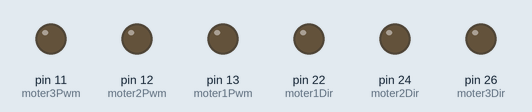
Simulated run of this sketch. Board: Arduino Mega 2560, built with avr-gcc and run on an emulated ATmega2560. Shown: output pins drawn as LEDs (lit = HIGH). What the sketch prints to the serial monitor is not drawn.

Above: at 0.05 s.
At 3.75 s:
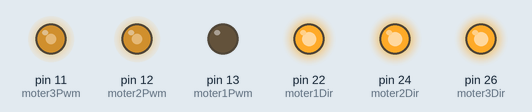
At 7.45 s:
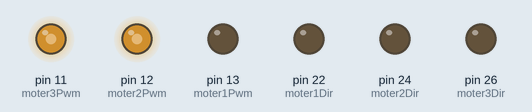
At 11.15 s:
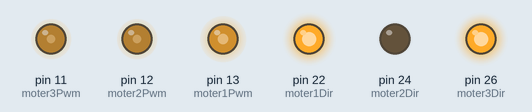
At 14.95 s:
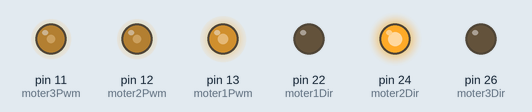
Timing chart, 0 to 19.5 s (numbered marks = the images above):
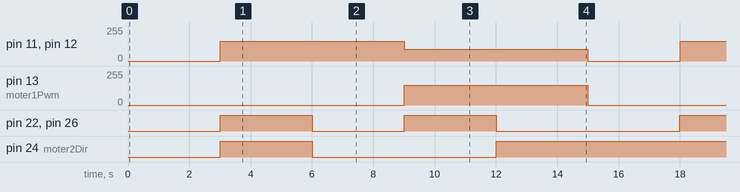

Measured:
- by itself, pin 11 (moter3Pwm), pin 12 (moter2Pwm): repeats every 15.0 s: 90/255 6.0 s, 0/255 3.0 s, 150/255 6.0 s
- by itself, pin 13 (moter1Pwm): alternates 150/255 for 6.0 s and 0/255 for 9.0 s
- by itself, pin 22 (moter1Dir), pin 26 (moter3Dir): repeats every 15.0 s: LOW 3.0 s, HIGH 3.0 s, LOW 6.0 s, HIGH 3.0 s
- by itself, pin 24 (moter2Dir): repeats every 15.0 s: LOW 6.0 s, HIGH 9.0 s

The sketch:

motiontest.ino
```cpp
//전후좌우 동작 테스트


// 방향 조절
const int moter1Dir = 22;
const int moter2Dir = 24;
const int moter3Dir = 26;

// 속도 조절
const int moter1Pwm = 13;
const int moter2Pwm = 12;
const int moter3Pwm = 11;

void setup() {
    pinMode(moter1Dir, OUTPUT);
    pinMode(moter1Pwm, OUTPUT);

    pinMode(moter2Dir, OUTPUT);
    pinMode(moter2Pwm, OUTPUT);

    pinMode(moter3Dir, OUTPUT);
    pinMode(moter3Pwm, OUTPUT);
    Serial.begin(115200);

}

void loop() {
    Serial.print("시작");

    delay(3000);

    // 전진
    digitalWrite(moter1Dir,HIGH);
    analogWrite(moter1Pwm,0);
    digitalWrite(moter2Dir,HIGH);
    analogWrite(moter2Pwm,150);
    digitalWrite(moter3Dir,HIGH);
    analogWrite(moter3Pwm,150);

    delay(3000);

    analogWrite(moter1Pwm,0);
    analogWrite(moter2Pwm,0);
    analogWrite(moter3Pwm,0);

    Serial.print("정지");

    //후진
    digitalWrite(moter1Dir,LOW);
    analogWrite(moter1Pwm,0);
    digitalWrite(moter2Dir,LOW);
    analogWrite(moter2Pwm,150);
    digitalWrite(moter3Dir,LOW);
    analogWrite(moter3Pwm,150);

    delay(3000);

    analogWrite(moter1Pwm,0);
    analogWrite(moter2Pwm,0);
    analogWrite(moter3Pwm,0);

    //우측
    digitalWrite(moter1Dir,HIGH);
    analogWrite(moter1Pwm,150);
    digitalWrite(moter2Dir,LOW);
    analogWrite(moter2Pwm,90);
    digitalWrite(moter3Dir,HIGH);
    analogWrite(moter3Pwm,90);

    delay(3000);

    analogWrite(moter1Pwm,0);
    analogWrite(moter2Pwm,0);
    analogWrite(moter3Pwm,0);

    //좌측
    digitalWrite(moter1Dir,LOW);
    analogWrite(moter1Pwm,150);
    digitalWrite(moter2Dir,HIGH);
    analogWrite(moter2Pwm,90);
    digitalWrite(moter3Dir,LOW);
    analogWrite(moter3Pwm,90);

    delay(3000);

    analogWrite(moter1Pwm,0);
    analogWrite(moter2Pwm,0);
    analogWrite(moter3Pwm,0);

    Serial.print("정지");

}
```
